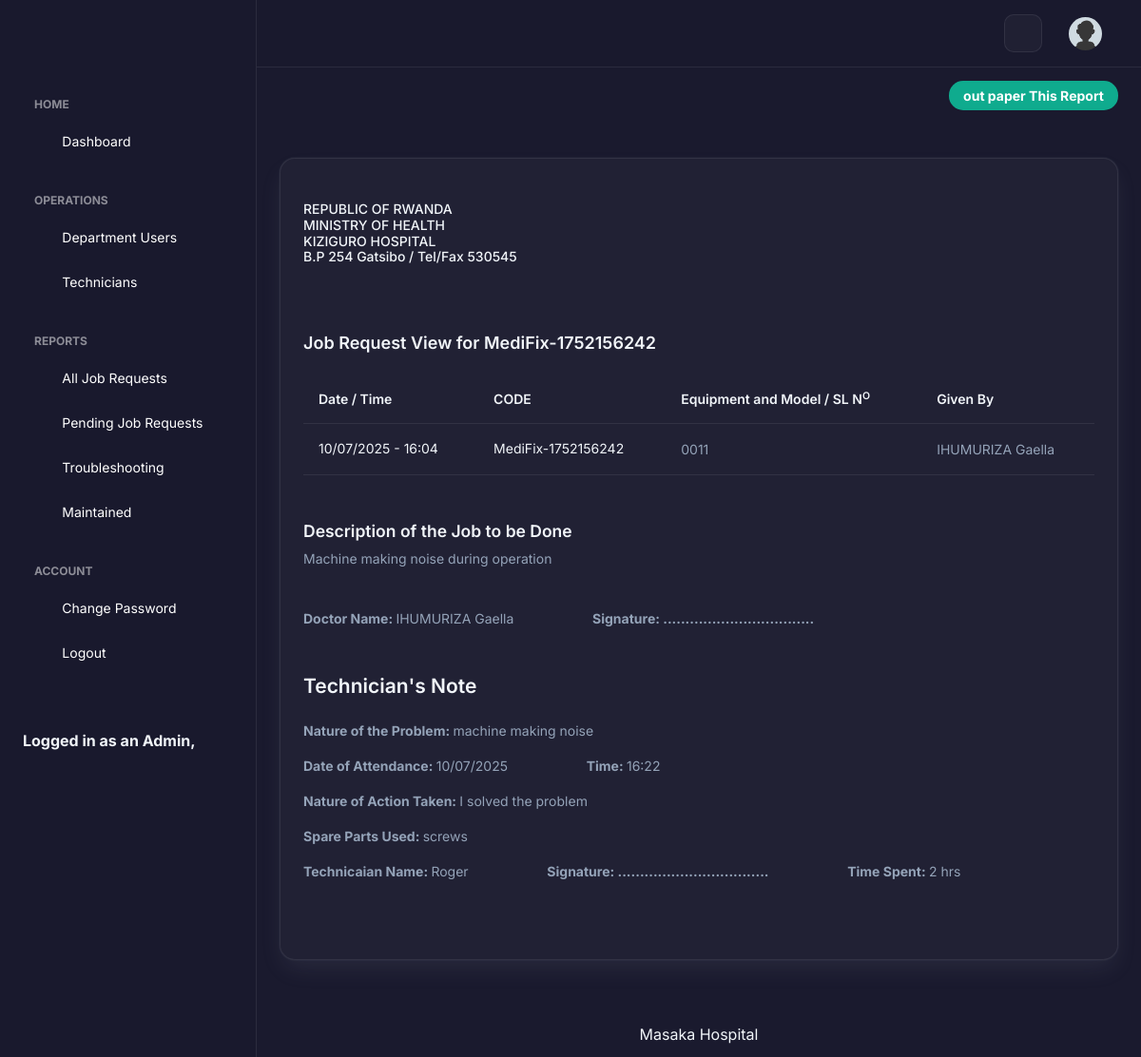
The page /run/job-request-view-a-p?code=MediFix-1752156242 (signed in) on the database its author committed.
### tables this page shows
CREATE TABLE `jobs` (
  `id` int(11) NOT NULL,
  `code` varchar(100) NOT NULL,
  `equipment` varchar(1000) NOT NULL,
  `givenby` int(11) NOT NULL,
  `airef` int(11) NOT NULL,
  `info` mediumtext NOT NULL,
  `tech` mediumtext DEFAULT NULL,
  `recdt` varchar(50) NOT NULL,
  `status` int(1) NOT NULL DEFAULT 0
);

CREATE TABLE `doctors` (
  `id` int(11) NOT NULL,
  `fullname` varchar(100) NOT NULL,
  `specification` varchar(100) NOT NULL,
  `email` varchar(100) NOT NULL,
  `phone` varchar(100) NOT NULL,
  `password` varchar(100) NOT NULL,
  `deleted` int(1) NOT NULL DEFAULT 0
);

CREATE TABLE `jobsdone` (
  `id` varchar(100) NOT NULL,
  `problem` mediumtext NOT NULL,
  `action` mediumtext NOT NULL,
  `spare` varchar(1000) NOT NULL,
  `timespent` varchar(100) NOT NULL,
  `tech` int(11) NOT NULL,
  `recdt` varchar(100) NOT NULL
);

CREATE TABLE `users` (
  `id` int(11) NOT NULL,
  `idcard` varchar(100) NOT NULL,
  `fullname` varchar(100) NOT NULL,
  `email` varchar(100) NOT NULL,
  `phone` varchar(100) NOT NULL,
  `password` varchar(100) NOT NULL,
  `deleted` int(1) NOT NULL DEFAULT 0
);

### run/job-request-view-a-p.php (the view, shortened to what this page needs)
<!doctype html>
<html lang="en">
<head>
    <link rel="stylesheet" href="../assets/css/styles.min.css" />
    <link rel="stylesheet" href="../assets/css/premium-theme.css" />
</head>
<body>
    <div class="page-wrapper" id="main-wrapper" data-layout="vertical" data-navbarbg="skin6" data-sidebartype="full" data-sidebar-position="fixed" data-header-position="fixed">
        <aside class="left-sidebar">
            <div>
                <div class="brand-logo d-flex align-items-center justify-content-between">
                </div>
                <?php include('admin-menu.php'); ?>
            </div>
        </aside>
        <div class="body-wrapper">
            <header class="app-header">
                <nav class="navbar navbar-expand-lg navbar-light">
                    <div class="navbar-collapse justify-content-end px-0" id="navbarNav">
                        <ul class="navbar-nav flex-row ms-auto align-items-center justify-content-end">
                            <li class="nav-item"><button class="theme-toggle-btn" title="Toggle Theme"><i class="ti ti-sun"></i></button></li>
              <li class="nav-item dropdown">
                                <a class="nav-link nav-icon-hover" href="javascript:void(0)" id="drop2" data-bs-toggle="dropdown" aria-expanded="false">
                                    <img src="../assets/images/profile/user-1.jpg" alt="" width="35" height="35" class="rounded-circle">
                                </a>
                            </li>
                        </ul>
                    </div>
                </nav>
            </header>
            <div class="container-fluid">
                <input type="button" value="out paper This Report" style="font-weight: bold; background: #0fab8e; color: #fff; padding: 5px 15px; margin-bottom: 50px; float: right; border: none; border-radius: 15px;" onclick="javascript:printDiv('mydiv')" />
                <div class="col-lg-12 d-flex align-items-stretch" id="mydiv">
                    <div class="card w-100">
                        <div class="card-body p-4">
                            <br><h6>
                                REPUBLIC OF RWANDA<br>
                                MINISTRY OF HEALTH<br>
                               KIZIGURO HOSPITAL<br>
                                B.P 254 Gatsibo / Tel/Fax 530545<br>
                            </h6>
                            <br><br><br>
                            <h5 class="card-title fw-semibold mb-4">Job Request View for <?php echo $_GET['code']; ?></h5>
                            <div class="table-responsive">
                                <table class="table text-nowrap mb-0 align-middle">
                                    <thead class="text-dark fs-4">
                                        <tr>
                                            <th class="border-bottom-0">
                                                <h6 class="fw-semibold mb-0">Date / Time</h6>
                                            </th>
                                            <th class="border-bottom-0">
                                                <h6 class="fw-semibold mb-0">CODE</h6>
                                            </th>
                                            <th class="border-bottom-0">
                                                <h6 class="fw-semibold mb-0">Equipment and Model / SL N<sup>O</sup></h6>
                                            </th>
                                            <th class="border-bottom-0">
                                                <h6 class="fw-semibold mb-0">Given By</sup></h6>
                                            </th>
                                        </tr>
                                    </thead>
                                    <tbody>
                                        <?php
                                        include('connector.php');
                                        $query = mysqli_query($connect, "SELECT * FROM jobs WHERE code ='" . $_GET['code'] . "'");
                                        $row = mysqli_fetch_array($query);
                                        $queryp = mysqli_query($connect, "SELECT * FROM doctors WHERE id ='" . $row['givenby'] . "'");
                                        $rowp = mysqli_fetch_array($queryp);
                                        echo "<tr>
                                            <td class='border-bottom-0'>
                                                <h6 class='mb-0 fw-normal'>" . date('d/m/Y - H:i', $row['recdt']) . "</h6>
                                            </td>
                                            <td class='border-bottom-0'>
                                                <h6 class='mb-0 fw-normal'>" . $row['code'] . "</h6>
                                            </td>
                                            <td class='border-bottom-0'>
                                                <p class='mb-0 fw-normal'>" . $row['equipment'] . "</p>
                                            </td>
                                            <td class='border-bottom-0'>
                                                <p class='mb-0 fw-normal'>" . $rowp['fullname'] . "</p>
                                            </td>
                                            </tr>";
                                        ?>
                                    </tbody>
                                </table>
                                <div>
                                    <h5 class="fw-semibold mb-2 mt-5">Description of the Job to be Done</h5>
                                    <?php
                                    echo "<p class='mb-0 fw-normal'>" . $row['info'] . "</p>";
                                    ?>
                                </div>
                                <?php
                                    echo "<div><br><br>
                                        <p class='mb-3 fw-normal'>
                                            <b>Doctor Name: </b>" . $rowp['fullname'] . "&nbsp;&nbsp;&nbsp;&nbsp;&nbsp;&nbsp;&nbsp;&nbsp;&nbsp;&nbsp;&nbsp;&nbsp;&nbsp;&nbsp;&nbsp;&nbsp;&nbsp;&nbsp;&nbsp;&nbsp;
                                            <b>Signature: ..................................</b>
                                        </p>
                                    </div>";
                                ?>
                                <?php
                                    if ($row['tech'] != NULL) {
                                        $querytech = mysqli_query($connect, "SELECT * FROM jobsdone WHERE id ='" . $row['tech'] . "'");
                                        $rowtech = mysqli_fetch_array($querytech);
                                        $queryt = mysqli_query($connect, "SELECT * FROM users WHERE id ='" . $rowtech['tech'] . "'");
                                        $rowt = mysqli_fetch_array($queryt);
                                        echo "<div>
                                                <h4 class='fw-semibold mb-4 mt-5'>Technician's Note</h4>
                                                <p class='mb-3 fw-normal'><b>Nature of the Problem: </b>" . $rowtech['problem'] . "</p>
                                                <p class='mb-3 fw-normal'>
                                                    <b>Date of Attendance: </b>" . date('d/m/Y', $rowtech['recdt']) . "&nbsp;&nbsp;&nbsp;&nbsp;&nbsp;&nbsp;&nbsp;&nbsp;&nbsp;&nbsp;&nbsp;&nbsp;&nbsp;&nbsp;&nbsp;&nbsp;&nbsp;&nbsp;&nbsp;&nbsp;
                                                    <b>Time: </b>" . date('H:i', $rowtech['recdt']) . "
                                                </p>
                                                <p class='mb-3 fw-normal'><b>Nature of Action Taken: </b>" . $rowtech['action'] . "</p>
                                                <p class='mb-3 fw-normal'><b>Spare Parts Used: </b>" . $rowtech['spare'] . "</p>
                                                <p class='mb-3 fw-normal'>
                                                    <b>Technicaian Name: </b>" . $rowt['fullname'] . "&nbsp;&nbsp;&nbsp;&nbsp;&nbsp;&nbsp;&nbsp;&nbsp;&nbsp;&nbsp;&nbsp;&nbsp;&nbsp;&nbsp;&nbsp;&nbsp;&nbsp;&nbsp;&nbsp;&nbsp;
                                                    <b>Signature: ..................................</b>&nbsp;&nbsp;&nbsp;&nbsp;&nbsp;&nbsp;&nbsp;&nbsp;&nbsp;&nbsp;&nbsp;&nbsp;&nbsp;&nbsp;&nbsp;&nbsp;&nbsp;&nbsp;&nbsp;&nbsp;
                                                    <b>Time Spent: </b> " . $rowtech['timespent'] . "
                                                </p>
                                            </div>";
                                    }
                                ?>
                                 <br><br>
                            </div>
                        </div>
                    </div>
                </div>
            </div>
            <div class="py-6 px-6 text-center">
                <p class="mb-0 fs-4">Masaka Hospital</p>
            </div>
        </div>
    </div>
</body>
</html>

### run/admin-menu.php (shortened to what this page needs)
<nav class="sidebar-nav scroll-sidebar" data-simplebar="">
    <ul id="sidebarnav">
        <li class="nav-small-cap">
            <span class="hide-menu">HOME</span>
        </li>
        <li class="sidebar-item">
            <a class="sidebar-link" href="admin-home" aria-expanded="false">
                <span>
                    <i class="ti ti-layout-dashboard"></i>
                </span>
                <span class="hide-menu">Dashboard</span>
            </a>
        </li>
        <li class="nav-small-cap">
            <span class="hide-menu">OPERATIONS</span>
        </li>
        <li class="sidebar-item">
            <a class="sidebar-link" href="doctors" aria-expanded="false">
                <span>
                    <i class="ti ti-users"></i>
                </span>
                <span class="hide-menu">Department Users</span>
            </a>
        </li>
        <li class="sidebar-item">
            <a class="sidebar-link" href="users" aria-expanded="false">
                <span>
                    <i class="ti ti-users"></i>
                </span>
                <span class="hide-menu">Technicians</span>
            </a>
        </li>
        <li class="nav-small-cap">
            <span class="hide-menu">REPORTS</span>
        </li>
        <li class="sidebar-item">
            <a class="sidebar-link" href="all-job-requests-a-p" aria-expanded="false">
                <span>
                    <i class="ti ti-article"></i>
                </span>
                <span class="hide-menu">All Job Requests</span>
            </a>
        </li>
        <li class="sidebar-item">
            <a class="sidebar-link" href="pending-job-requests-a-p" aria-expanded="false">
                <span>
                    <i class="ti ti-calendar-stats"></i>
                </span>
                <span class="hide-menu">Pending Job Requests</span>
            </a>
        </li>
        <li class="sidebar-item">
            <a class="sidebar-link" href="troubleshooting-a-p" aria-expanded="false">
                <span>
                    <i class="ti ti-tool"></i>
                </span>
                <span class="hide-menu">Troubleshooting</span>
            </a>
        </li>
        <li class="sidebar-item">
            <a class="sidebar-link" href="maintained-a-p" aria-expanded="false">
                <span>
                    <i class="ti ti-checklist"></i>
                </span>
                <span class="hide-menu">Maintained</span>
            </a>
        </li>
        <li class="nav-small-cap">
            <span class="hide-menu">ACCOUNT</span>
        </li>
        <li class="sidebar-item">
            <a class="sidebar-link" href="change-password" aria-expanded="false">
                <span>
                    <i class="ti ti-lock"></i>
                </span>
                <span class="hide-menu">Change Password</span>
            </a>
        </li>
        <li class="sidebar-item">
            <a class="sidebar-link" href="logout" aria-expanded="false">
                <span>
                    <i class="ti ti-login"></i>
                </span>
                <span class="hide-menu">Logout</span>
            </a>
        </li>
    </ul>
    <br><br>
    <p class="mb-0 fs-4"><b>Logged in as an <?php echo $_SESSION['hbUser_Type']; ?>,
            <?php echo $_SESSION['hbUser_Name']; ?></b></p>
</nav>

### assets/css/premium-theme.css (style rules this page uses)
:root { --primary-color: #3b82f6; --primary-hover: #2563eb; --bg-gradient-1: #1a1a2e; --bg-gradient-2: #16213e; --text-main: #f1f5f9; --text-muted: #94a3b8; --glass-bg: rgba(255, 255, 255, 0.03); --glass-border: rgba(255, 255, 255, 0.08); --input-bg: rgba(26, 26, 46, 0.8); --input-border: rgba(255, 255, 255, 0.1); --card-shadow: 0 25px 50px -12px rgba(0, 0, 0, 0.7); --danger: #ef4444; --success: #10b981; }
body { font-family: 'Inter', sans-serif !important; background-color: var(--bg-gradient-1); color: var(--text-main); min-height: 100vh; margin: 0; }
.body-wrapper { background: transparent !important; }
.left-sidebar { background: rgba(26, 26, 46, 0.9) !important; backdrop-filter: blur(12px); border-right: 1px solid var(--glass-border); }
.app-header { background: rgba(26, 26, 46, 0.9) !important; backdrop-filter: blur(12px); border-bottom: 1px solid var(--glass-border); }
.card { background: var(--glass-bg) !important; border: 1px solid var(--glass-border) !important; color: var(--text-main) !important; border-radius: 16px !important; }
.card-title, .card h1, .card h2, .card h3, .card h4, .card h5, .card h6 { color: var(--text-main) !important; }
.table { color: var(--text-main) !important; background: transparent !important; }
.table thead th { color: var(--text-main) !important; border-bottom: 1px solid var(--glass-border) !important; }
.table tbody td { border-bottom: 1px solid var(--glass-border) !important; color: var(--text-main) !important; }
.fw-semibold { color: var(--text-main) !important; }
p.fw-normal { color: var(--text-muted) !important; }
.sidebar-nav .sidebar-link { color: #ffffff !important; }
.sidebar-nav .sidebar-link span { color: #ffffff !important; }
.sidebar-nav .nav-small-cap { color: rgba(255, 255, 255, 0.5) !important; }
.sidebar-nav .sidebar-link .hide-menu { color: #ffffff !important; }
.theme-toggle-btn { background: var(--glass-bg); border: 1px solid var(--glass-border); color: var(--text-main); width: 40px; height: 40px; border-radius: 10px; display: flex; align-items: center; justify-content: center; cursor: pointer; font-size: 1.2rem; transition: all 0.3s ease; margin-right: 12px; }
body, .left-sidebar, .app-header, .card, .table, .sidebar-link, .sidebar-link span, .sidebar-link .hide-menu { transition: background-color 0.3s ease, color 0.3s ease, border-color 0.3s ease; }

### rows shown on the page
jobs: recdt "10/07/2025 - 16:04", code "MediFix-1752156242", equipment "0011", info "Machine making noise during operation"
doctors: fullname "IHUMURIZA Gaella"
jobsdone: problem "machine making noise", recdt "10/07/2025", recdt "16:22", action "I solved the problem", spare "screws", timespent "2 hrs"
users: fullname "Roger"

### other values the page prints
$_SESSION['hbUser_Type'] "Admin"
$_GET['code'] "MediFix-1752156242"
